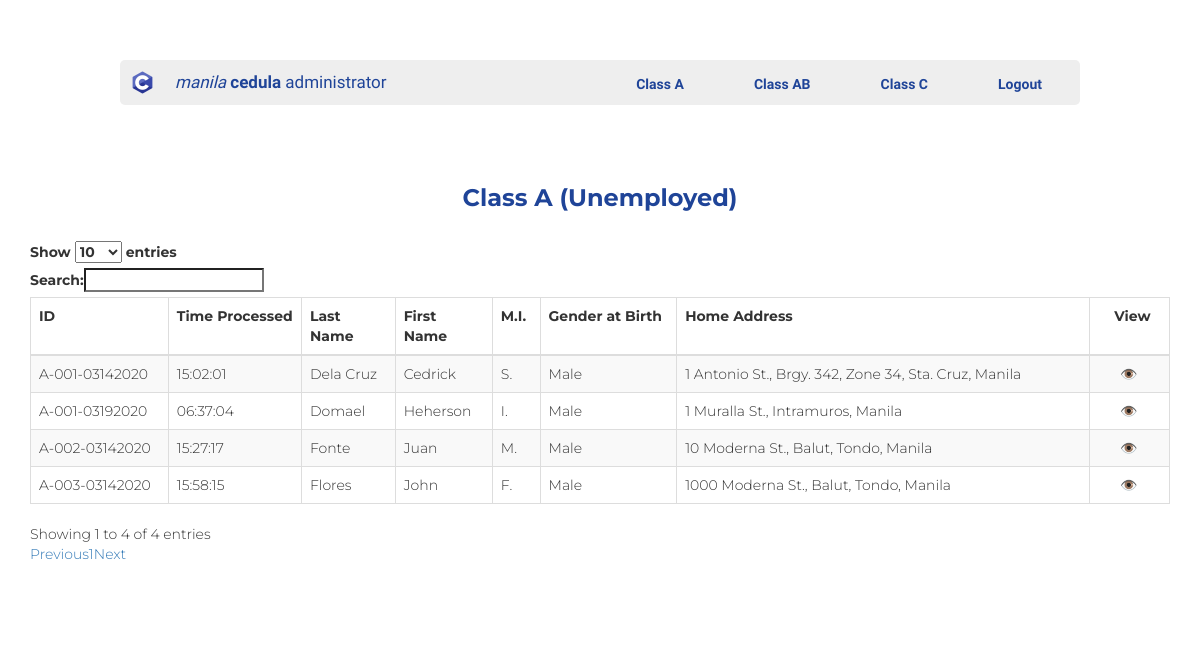
Before: /admin_class_a.php (signed in) with the older database file.
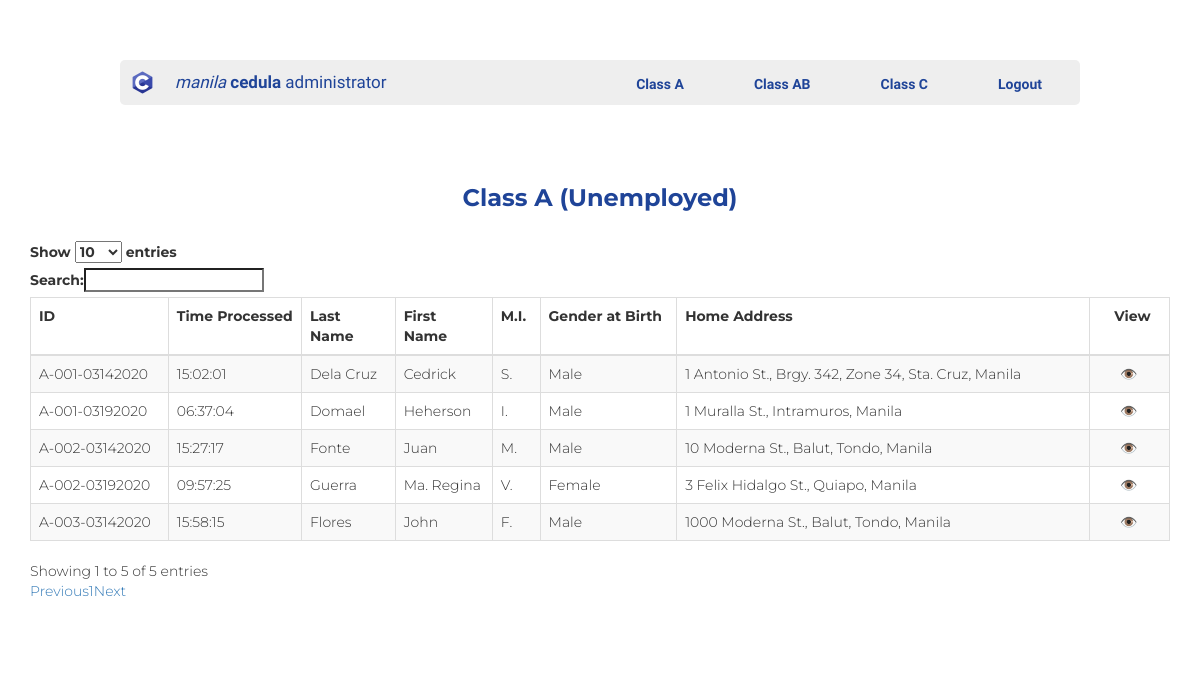
After: the same page with the newer database file.
### tables this page shows
CREATE TABLE `classa` (
  `ID` int(11) NOT NULL,
  `queueNo` varchar(14) NOT NULL,
  `firstName` varchar(50) NOT NULL,
  `middle` varchar(5) NOT NULL,
  `lastName` varchar(30) NOT NULL,
  `homeAddress` varchar(100) NOT NULL,
  `dateOfBirth` date NOT NULL,
  `placeOfBirth` varchar(100) NOT NULL,
  `civilStatus` varchar(20) NOT NULL,
  `gender` varchar(20) NOT NULL,
  `dateProcessed` date NOT NULL,
  `timeProcessed` time NOT NULL
);

### admin_class_a_table.php (the view, shortened to what this page needs)
<thead>
     <tr>
          <td><b>ID</b></td>
          <td><b>Time Processed</b></td>
          <td><b>Last Name</b></td>
          <td><b>First Name</b></td>
          <td><b>M.I.</b></td>
          <td><b>Gender at Birth</b></td>
          <td><b>Home Address</b></td>
          <td><b>&nbsp;&nbsp;&nbsp;&nbsp;View</b></td>
     </tr>
</thead>
<?php
     $con = mysqli_connect('localhost', 'root', '');
     mysqli_select_db($con, 'cedula');
     $query = "SELECT * FROM classa";
     mysqli_query($con, $query);
     $sortTable="SELECT * FROM classa ORDER BY id DESC";
     $sortedTable = mysqli_query($con, $sortTable);
     while($row = mysqli_fetch_array($sortedTable))
     {
          echo '
          <tr>
               <td>'.$row["queueNo"].' </td>
               <td>'.$row["timeProcessed"].'</td>
               <td>'.$row["lastName"].'</td>
               <td>'.$row["firstName"].'</td>
               <td>'.$row["middle"].'</td>
               <td>'.$row["gender"].'</td>
               <td>'.$row["homeAddress"].'</td>
               <td>&nbsp;&nbsp;&nbsp;&nbsp;&nbsp;&nbsp;<a href="">👁️</a>&nbsp;&nbsp;&nbsp;&nbsp;</td>
          </tr>
          ';
     }
?>

### admin_class_a.php (shortened to what this page needs)
<!DOCTYPE html>
<html style="background-color: white;">
     <head>
          <link rel="stylesheet" href="https://maxcdn.bootstrapcdn.com/bootstrap/3.3.6/css/bootstrap.min.css" />
          <link rel="stylesheet" href="https://cdn.datatables.net/1.10.12/css/dataTables.bootstrap.min.css" />
          <link rel="stylesheet" href="style.css" />
     </head>
     <body>
     <div class="adminclass">
        <div class="container_all">
                <div class="navbaradmin">
                    <div class="logoadmin-pic"><img src="img/Clogo.png" height="25px" width="25px"></div>
                    <div class="logoadmin"><a href=""><i>manila</i>&nbsp;<b>cedula</b>&nbsp;administrator</a></div>
                <div class="menuadmin">
                    <ul class="navbaradmin_ul">
                    <li><a  class="btn" href="admin_class_a.php"><b>Class A</b></a></li>
                    <li><a  class="btn" href="admin_class_ab.php"><b>Class AB</b></a></li>
                    <li><a  class="btn" href="admin_class_c.php"><b>Class C</b></a></li>
                    <li><a  class="btn" href="logout.php"><b>Logout</b></a></li>
                    </ul>
                </div>
            </div>
        </div>
          <div class="container" style="font-family: 'Montserrat';">
               <h3 align="center" style="color: #1f4498"><b>Class A (Unemployed)</b></h3>
               <br />
               <div class="table-responsive">
                    <table id="class_a_data" class="table table-striped table-bordered">
                         <?php
                         include 'admin_class_a_table.php';
                         ?>
                    </table>  <br><br><br>
               </div>
          </div>
     </body>
</html>

Changed rows visible on the page:
added classa: queueNo "A-002-03192020", timeProcessed "09:57:25", lastName "Guerra", firstName "Ma. Regina", middle "V.", gender "Female", homeAddress "3 Felix Hidalgo St., Quiapo, Manila"
Other visible differences:
text written by a page script: "Show entries Search: Showing 1 to 4 of 4 entries Previous 1 Next" → "Show entries Search: Showing 1 to 5 of 5 entries Previous 1 Next"
